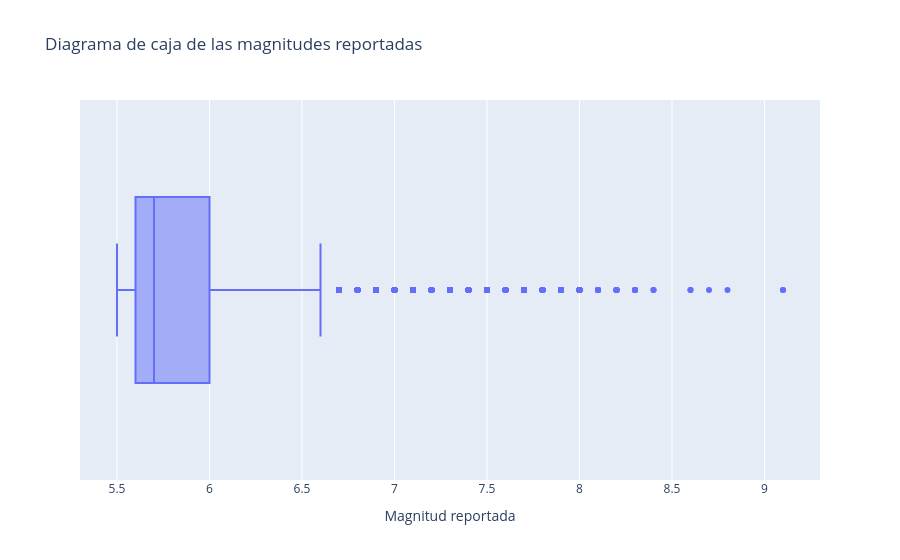

The code cell stored with this chart in its notebook:
### Markdown cell above
### Dispersión y valores atípicos de la magnitud

Calculamos el primer cuartil (Q1) y el tercer cuartil (Q3). La diferencia entre ambos es el rango intercuartílico (IQR), que mide la amplitud del 50 % central de las magnitudes registradas.

Usamos un diagrama de caja y la regla de 1,5 veces el IQR para identificar magnitudes alejadas de ese rango central. Los valores señalados se conservan durante la exploración, ya que una magnitud poco frecuente puede corresponder a un terremoto real.

### Code cell
q1_magnitud = magnitud.quantile(0.25)
q3_magnitud = magnitud.quantile(0.75)
iqr_magnitud = q3_magnitud - q1_magnitud

limite_inferior = q1_magnitud - 1.5 * iqr_magnitud
limite_superior = q3_magnitud + 1.5 * iqr_magnitud

print(f"Q1: {q1_magnitud:.2f}")
print(f"Q3: {q3_magnitud:.2f}")
print(f"IQR: {iqr_magnitud:.2f}")
print(f"Límite inferior: {limite_inferior:.2f}")
print(f"Límite superior: {limite_superior:.2f}")
print(f"Magnitudes por debajo del límite: {magnitud.lt(limite_inferior).sum()}")
print(f"Magnitudes por encima del límite: {magnitud.gt(limite_superior).sum()}")

fig_caja_magnitud = px.box(
    terremotos,
    x="Magnitude",
    points="outliers",
    title="Diagrama de caja de las magnitudes reportadas",
    labels={"Magnitude": "Magnitud reportada"},
)
fig_caja_magnitud.show()

### Figure 1 — Plotly figure (JSON) as saved in the notebook; plotly's stock layout.template omitted (floating-point values rounded to 4 significant figures; data arrays with more than 128 entries replaced by an {"elided": "..."} marker saying what was removed)
{"data": [{"alignmentgroup": "True", "boxpoints": "outliers", "hovertemplate": "Magnitud reportada=%{x}<extra></extra>", "legendgroup": "", "marker": {"color": "#636efa"}, "name": "", "notched": false, "offsetgroup": "", "orientation": "h", "showlegend": false, "type": "box", "x": {"elided": "23232 float values"}, "x0": " ", "xaxis": "x", "y0": " ", "yaxis": "y"}], "layout": {"boxmode": "group", "legend": {"tracegroupgap": 0}, "title": {"text": "Diagrama de caja de las magnitudes reportadas"}, "xaxis": {"anchor": "y", "domain": [0, 1], "title": {"text": "Magnitud reportada"}}, "yaxis": {"anchor": "x", "domain": [0, 1]}}}
